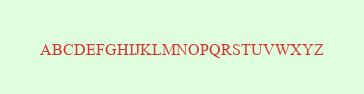
#> input picture fontbench/data/synthetic/images/synth_0001.png, 364 x 94 px
$ python run_resolution_fast.py
#> lines starting #> are read from the running program, lines starting #| are printed output that depends on the picture
### fontbench/transforms.py
"""Image transforms for robustness and resolution ablation experiments."""
import json
import shutil
from pathlib import Path
from PIL import Image, ImageFilter
import numpy as np


class GaussianNoise:
    """Add Gaussian noise to an image."""

    def __init__(self, sigma):
        self.sigma = sigma
        self.name = f"gaussian_noise_sigma{sigma}"

    # [5 lines left out: function __call__, not called in this run]


class GaussianBlur:
    """Apply Gaussian blur to an image."""

    def __init__(self, radius):
        self.radius = radius
        self.name = f"gaussian_blur_r{radius}"

    def __call__(self, img):
        return img.filter(ImageFilter.GaussianBlur(radius=self.radius))


class JPEGCompression:
    """Simulate JPEG compression artifacts."""

    def __init__(self, quality):
        self.quality = quality
        self.name = f"jpeg_q{quality}"

    # [6 lines left out: function __call__, not called in this run]


class Rotation:
    """Rotate image by a given angle."""

    def __init__(self, angle):
        self.angle = angle
        self.name = f"rotation_{angle}deg"

    def __call__(self, img):
        return img.rotate(self.angle, expand=True, fillcolor=(255, 255, 255))


class Resize:
    """Resize image by a scale factor (relative to original)."""

    def __init__(self, scale):
        self.scale = scale
        self.name = f"resize_{scale}x"

    def __call__(self, img):
        new_w = max(1, int(img.width * self.scale))
        new_h = max(1, int(img.height * self.scale))
        return img.resize((new_w, new_h), Image.LANCZOS)


# Predefined transform sets
ROBUSTNESS_TRANSFORMS = {
    "gaussian_noise": [GaussianNoise(sigma=s) for s in [10, 25, 50]],
    "gaussian_blur": [GaussianBlur(radius=r) for r in [1, 2, 4]],
    "jpeg_compression": [JPEGCompression(quality=q) for q in [75, 50, 25, 10]],
    "rotation": [Rotation(angle=a) for a in [5, 15, 30, 45]],
}

RESOLUTION_TRANSFORMS = {
    "resolution": [Resize(scale=s) for s in [2.0, 1.0, 0.5, 0.25]],
}

ALL_TRANSFORMS = {**ROBUSTNESS_TRANSFORMS, **RESOLUTION_TRANSFORMS}


def apply_transform_to_dataset(data_dir, output_dir, transform):
    """Apply a transform to all images in a dataset, copying metadata.

    Args:
        data_dir: Path to original dataset (with images/ and metadata.json).
        output_dir: Path to write transformed dataset.
        transform: A callable transform with a .name attribute.

    Returns:
        Path to the output directory.
    """
    output_dir.mkdir(parents=True, exist_ok=True)
    out_images = output_dir / "images"
    out_images.mkdir(exist_ok=True)

    # Copy metadata unchanged
    shutil.copy2(data_dir / "metadata.json", output_dir / "metadata.json")

    # Transform each image
    src_images = data_dir / "images"
    for img_path in sorted(src_images.glob("*.png")):
        img = Image.open(img_path).convert("RGB")
        transformed = transform(img)
        transformed.save(out_images / img_path.name)

    return output_dir

### fontbench/experiments/run_resolution_fast.py
"""Run resolution ablation efficiently: skip 1.0x (use main eval), process fast levels first."""
import argparse
import json
import sys
from pathlib import Path
from tqdm import tqdm

if __package__ is None or __package__ == "":
    sys.path.insert(0, str(Path(__file__).resolve().parents[2]))

from fontbench.config import MODELS, SYNTHETIC_DIR, RESULTS_DIR
from fontbench.evaluator import VLMEvaluator
from fontbench.scoring import score_mc_results
from fontbench.transforms import Resize, apply_transform_to_dataset

DEFAULT_MODEL_NAMES = ["Qwen3-VL-8B", "Gemini-3-Flash", "GPT-5.2"]

# Process smallest (fastest) first, skip 1.0x (use main eval results), 2.0x last (slowest)
RESOLUTION_SCALES = [0.25, 0.5, 2.0]


def load_benchmark(data_dir):
    with open(data_dir / "metadata.json") as f:
        return json.load(f)


def run_mc_evaluation(evaluator, samples, data_dir):
    results = []
    for sample in tqdm(samples, desc=f"MC eval ({evaluator.model_name})"):
        image_path = str(data_dir / sample["image_path"])
        for q in sample["mc_questions"]:
            result = evaluator.evaluate_mc(image_path, q["question"], q["options"])
            results.append({
                "sample_id": sample["id"],
                "property": q["property"],
                "answer": q["answer"],
                "parsed_answer": result["parsed_answer"],
                "response": result["response"],
                "difficulty": sample["metadata"]["difficulty"],
                "script": sample["metadata"]["script"],
                "source": sample["source"],
            })
    return results


def parse_args():
    parser = argparse.ArgumentParser(description=__doc__)
    parser.add_argument(
        "--models",
        nargs="+",
        help="Specific model names to evaluate. Defaults to the paper subset.",
    )
    return parser.parse_args()


def load_main_eval_scores(model_name):
    results_path = RESULTS_DIR / f"{model_name.replace('/', '_')}.json"
    if not results_path.exists():
        return None

    with open(results_path) as results_file:
        data = json.load(results_file)

    scores = data["mc"]["scores"]
    return {
        "overall_accuracy": scores["overall_accuracy"],
        "per_property": scores["per_property"],
    }


def main():
    args = parse_args()
    data_dir = SYNTHETIC_DIR
    output_dir = RESULTS_DIR
    output_dir.mkdir(parents=True, exist_ok=True)
    results_file = output_dir / "transform_results.json"

    # Load existing results if present
    if results_file.exists():
        with open(results_file) as f:
#> (reads fontbench/results/transform_results.json from the repository)
            transform_results = json.load(f)
    else:
        transform_results = {}

    if "resolution" not in transform_results:
        transform_results["resolution"] = {}

    model_names = args.models or DEFAULT_MODEL_NAMES
    models_to_eval = [model_cfg for model_cfg in MODELS if model_cfg["name"] in model_names]
    unknown_models = [name for name in model_names if name not in {model_cfg["name"] for model_cfg in MODELS}]
    if unknown_models:
        raise SystemExit(f"Unknown model names: {', '.join(unknown_models)}")

    resize_1x_key = "resize_1.0x"
    if resize_1x_key not in transform_results["resolution"]:
        transform_results["resolution"][resize_1x_key] = {}
    resolution_cache_updated = False
    for name in model_names:
        if name in transform_results["resolution"][resize_1x_key]:
            continue
        main_scores = load_main_eval_scores(name)
        if main_scores is None:
            print(f"  Warning: no base evaluation found for {name}; skipping cached 1.0x entry")
            continue
        transform_results["resolution"][resize_1x_key][name] = main_scores
        resolution_cache_updated = True

    if resolution_cache_updated:
        with open(results_file, "w") as f:
            json.dump(transform_results, f, indent=2, ensure_ascii=False)

    transforms_dir = data_dir.parent / "transformed"
    transforms_dir.mkdir(parents=True, exist_ok=True)

    for scale in RESOLUTION_SCALES:
        transform = Resize(scale=scale)
        print(f"\n--- Applying transform: {transform.name} ---")
        t_dir = transforms_dir / transform.name
        apply_transform_to_dataset(data_dir, t_dir, transform)
#> in apply_transform_to_dataset, img is the input picture: PIL image 364x94 RGB; mean R, G, B 221.9, 248.1, 217.1
#> in __call__, `return img.resize((new_w, new_h), Image.LANCZOS)`:
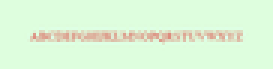
#> returned value: PIL image 91x23 RGB (shown 3 times larger); mean R, G, B 222, 247.8, 217.1
        samples = load_benchmark(t_dir)

        if transform.name not in transform_results["resolution"]:
            transform_results["resolution"][transform.name] = {}

        for model_cfg in models_to_eval:
            if model_cfg["name"] in transform_results["resolution"][transform.name]:
                print(f"  Skipping {model_cfg['name']} on {transform.name} (already done)")
                continue

            print(f"  Evaluating {model_cfg['name']} on {transform.name}")
            evaluator = VLMEvaluator(model_id=model_cfg["id"], model_name=model_cfg["name"])
            mc_results = run_mc_evaluation(evaluator, samples, t_dir)
            mc_scores = score_mc_results(mc_results)
            transform_results["resolution"][transform.name][model_cfg["name"]] = {
                "overall_accuracy": mc_scores["overall_accuracy"],
                "per_property": mc_scores["per_property"],
            }
            print(f"    MC accuracy: {mc_scores['overall_accuracy']:.3f}")

            # Incremental save
            with open(results_file, "w") as f:
                json.dump(transform_results, f, indent=2, ensure_ascii=False)
            print(f"    Saved to {results_file}")

    print("\nResolution ablation complete!")
    # Print summary table
    print(f"\n{'Model':<20} {'0.25x':>8} {'0.5x':>8} {'1.0x':>8} {'2.0x':>8}")
    print("-" * 52)
    for name in model_names:
        vals = []
        for key in ["resize_0.25x", "resize_0.5x", "resize_1.0x", "resize_2.0x"]:
            acc = transform_results["resolution"].get(key, {}).get(name, {}).get("overall_accuracy", 0)
            vals.append(f"{acc*100:.1f}%")
        print(f"{name:<20} {vals[0]:>8} {vals[1]:>8} {vals[2]:>8} {vals[3]:>8}")


if __name__ == "__main__":
#> (the run stopped early here; a loop or call above may not have finished)
